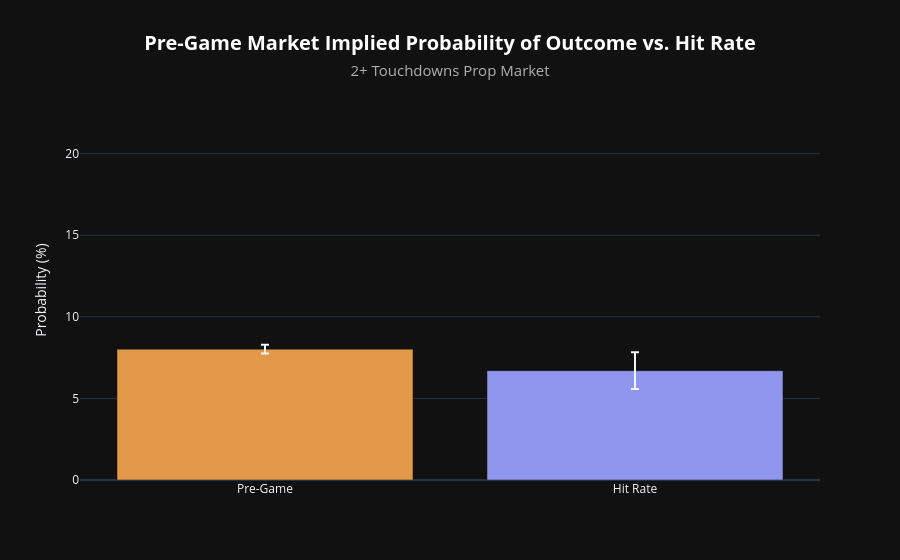

Notebook cell for this chart:
### Code cell
# Comparison Analysis
# Note, hover over bars for t-test

graph_comparison(
    df           = two_plus_tds_df,
    graph_title  = "2+ Touchdowns",
    n_req_trades = 500,
    ci           = 0.95,
)

### Figure 1 — Plotly figure (JSON) as saved in the notebook; plotly's stock layout.template omitted (floating-point values rounded to 4 significant figures)
{"data": [{"error_y": {"array": [0.2696], "type": "data", "visible": true}, "hovertemplate": "<b>Pre-Game:</b> 8.02%<br><b>Hit Rate:</b> 6.70%<br><b>Paired t-test:</b><br>&nbsp;&nbsp;• t = 2.37<br>&nbsp;&nbsp;• p = 0.0178<br>&nbsp;&nbsp;• n (markets) = 1,896<extra></extra>", "marker": {"color": "#E29A4A"}, "name": "Pre-Game", "type": "bar", "x": ["Pre-Game"], "y": [8.018]}, {"error_y": {"array": [1.126], "type": "data", "visible": true}, "hovertemplate": "<b>Pre-Game:</b> 8.02%<br><b>Hit Rate:</b> 6.70%<br><b>Paired t-test:</b><br>&nbsp;&nbsp;• t = 2.37<br>&nbsp;&nbsp;• p = 0.0178<br>&nbsp;&nbsp;• n (markets) = 1,896<extra></extra>", "marker": {"color": "#9096ED"}, "name": "Hit Rate", "type": "bar", "x": ["Hit Rate"], "y": [6.698]}], "layout": {"barmode": "group", "legend": {"title": {"text": ""}}, "paper_bgcolor": "#111111", "plot_bgcolor": "#111111", "showlegend": false, "title": {"font": {"color": "#ffffff", "size": 20}, "text": "<b>Pre-Game Market Implied Probability of Outcome vs. Hit Rate</b><br><span style='font-size: 15px; color: #b0b0b0;'>2+ Touchdowns Prop Market</span>", "x": 0.5, "xanchor": "center"}, "yaxis": {"range": [0, 23.29], "title": {"text": "Probability (%)"}}}}
